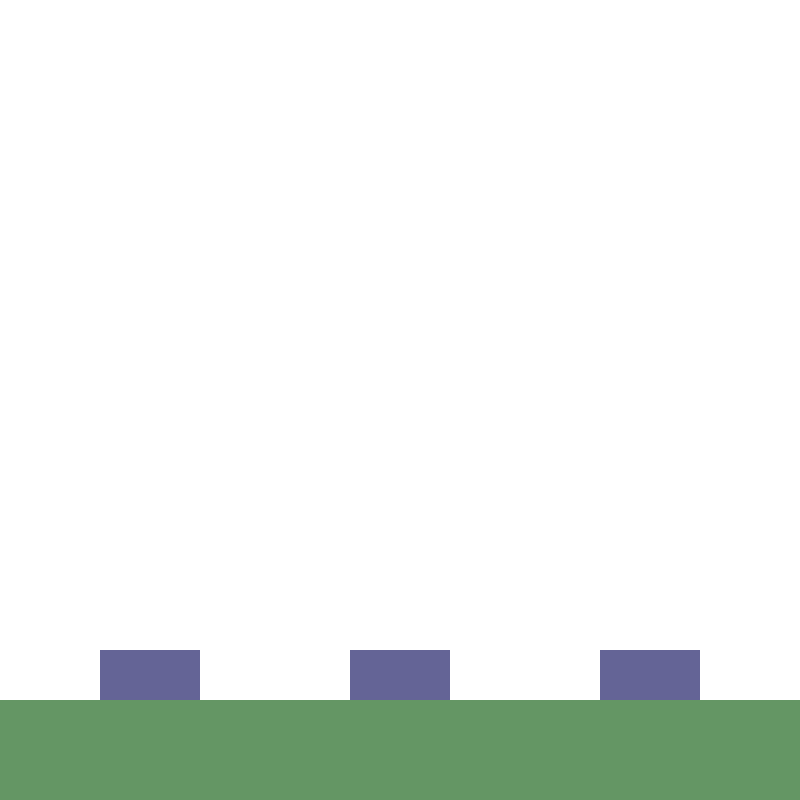
Frame 1 (no input)
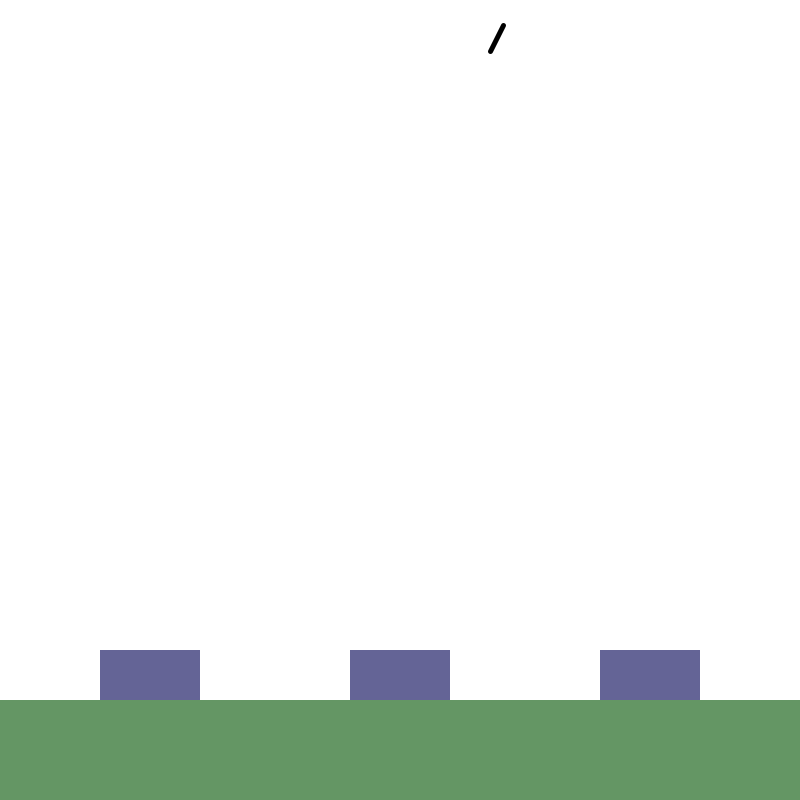
Frame 60 (the mouse pressed at the canvas centre just before this capture)
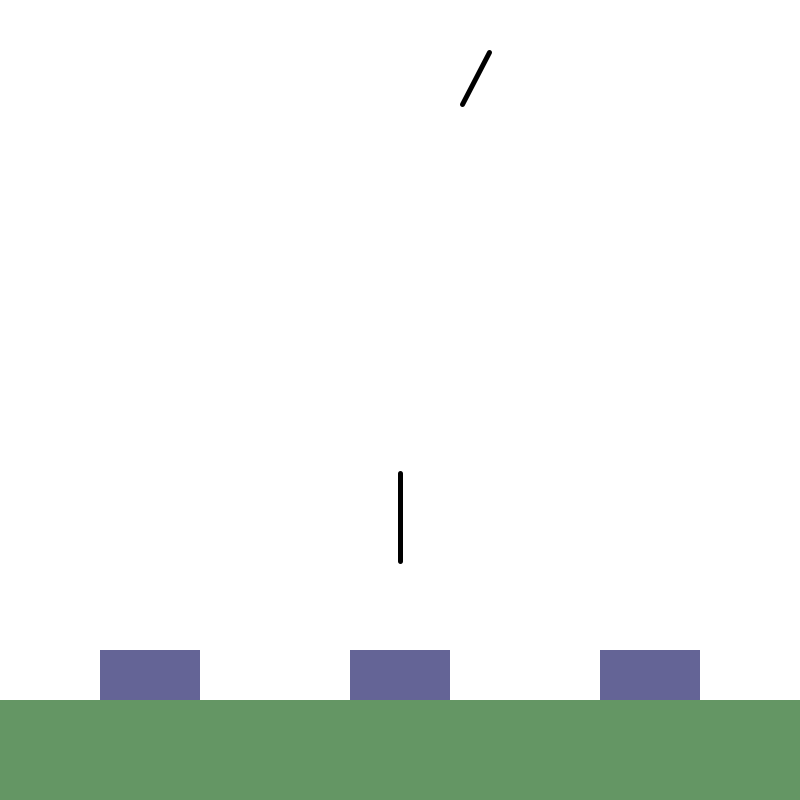
Frame 120 (the mouse held since frame 60 and released just before this capture)

The Processing sketch that drew these frames (run headless with seeded random() and noise(); from frame 60 on, the mouse is pressed at the canvas centre):

// Processing sketch: MissleCommand
// ── MissleCommand.pde

int launchCooldown = 0;
boolean missileReady = true, gameOver = false;
ArrayList<Missile> missiles = new ArrayList<Missile>();
ArrayList<DamageCloud> damageClouds = new ArrayList<DamageCloud>();
public void setup() {
  size(800,800);
}

public void draw() {
  noStroke();
  background(255);
  fill(100, 150, 100);
  rect(0,700,800,100);
  fill(100,100,150);
  rect(100,650,100,50);
  rect(600,650,100,50);
  rect(350,650,100,50);
  
  for(int i = 0; i < damageClouds.size(); i ++) {
    damageClouds.get(i).update();
    if(damageClouds.get(i).isMaxRaduisReached()) {
      damageClouds.remove(i);
    }
  }
  
  for(int i = 0; i < missiles.size(); i ++) {
    missiles.get(i).update();
    if(!missiles.get(i).active) {
      missiles.remove(i);
    }
  }
  
  if(launchCooldown <= 0 && !gameOver) {
    missiles.add(new EnemyMissile(1));
    launchCooldown = 180;
  }
  launchCooldown --;
  if(gameOver) {
    textAlign(CENTER, CENTER);
    textSize(40);
    fill(255,0,0);
    text("Game Over", 400, 400);
  }
}

public void mousePressed() {
  if(missileReady) {
    missiles.add(new PlayerMissile(mouseX, mouseY));
    missileReady = false;
  }
}

// ── Missile.pde

public class Missile {
  
  protected float x, y, startX, startY, speed;
  protected PVector direction;
  public boolean active = true;
  public Missile(int startX, int startY, int speed, PVector target) {
    this.x = startX;
    this.y = startY;
    this.startX = startX;
    this.startY = startY;
    this.speed = speed;
    
    target.x -= x;
    target.y -= y;
    this.direction = target.normalize();
  }
  
  public void update() {
    strokeWeight(5);
    stroke(0);
    line(x, y, startX - (startX - x)/2, startY - (startY - y)/2);
    x += direction.x * speed;
    y += direction.y * speed;
    
    for(DamageCloud c: damageClouds) {
      if(c.pointIntersects((int)x, (int)y)) {
        active = false;
      }
    }
  }
}

public class PlayerMissile extends Missile {
  
  
  PVector targetPosition;
  
  public PlayerMissile(int targetX, int targetY) {
    super(400, 650, 3, new PVector(targetX, targetY));
    
    targetPosition = new PVector(targetX, targetY);
  }
  
  @Override
  public void update() {
    super.update();
    
    stroke(0);
    fill(255,0,0);
    //circle(targetPosition.x, targetPosition.y, 5);
    
    if((targetPosition.x < x + 2 && targetPosition.x > x - 2) && (targetPosition.y < y + 2 && targetPosition.y > y - 2)) {
      active = false;
      damageClouds.add(new DamageCloud((int)x, (int)y, 100));
    }
  }
}

public class EnemyMissile extends Missile {
  public EnemyMissile(int speed) {
    super(round(random(0, width)), 0, speed, floor(random(0,2)) == 0? new PVector(150, 700): new PVector(650,700));
  }
  
  @Override
  public void update() {
    super.update();
    if(y > 650) {
      
      gameOver = true;
      active = false;
    }
  }
}

public class DamageCloud {
  
  private int x, y, r, maxR;
  
  public DamageCloud(int x, int y, int maxR) {
    this.x = x;
    this.y = y;
    this.maxR = maxR;
  }
  
  public void update() {
    strokeWeight(10 * ((float)r/ (float)maxR));
    stroke(50,50,100);
    fill(100,100,200);
    circle(x, y, r);
    r ++;
  }
  
  public boolean pointIntersects(int px, int py) {
    return(dist(x, y, px, py) + 3 < r);
  }
  
  public boolean isMaxRaduisReached() {
    missileReady = r >= maxR;
    return r >= maxR;
  }
}
